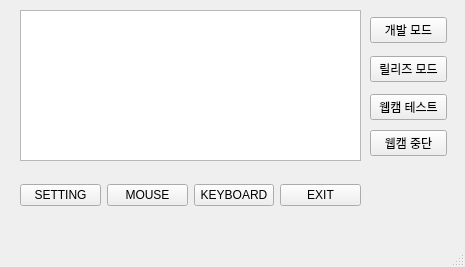
<?xml version="1.0" encoding="UTF-8"?>
<ui version="4.0">
 <class>MainWindow</class>
 <widget class="QMainWindow" name="MainWindow">
  <property name="geometry">
   <rect>
    <x>0</x>
    <y>0</y>
    <width>465</width>
    <height>267</height>
   </rect>
  </property>
  <property name="windowTitle">
   <string>MainWindow</string>
  </property>
  <widget class="QWidget" name="centralwidget">
   <widget class="QWidget" name="layoutWidget">
    <property name="geometry">
     <rect>
      <x>370</x>
      <y>90</y>
      <width>77</width>
      <height>71</height>
     </rect>
    </property>
    <layout class="QGridLayout" name="gridLayout_3">
     <item row="0" column="0">
      <widget class="QPushButton" name="Button_WebCam_Start">
       <property name="text">
        <string>웹캠 테스트</string>
       </property>
      </widget>
     </item>
     <item row="1" column="0">
      <widget class="QPushButton" name="Button_WebCam_Stop">
       <property name="text">
        <string>웹캠 중단</string>
       </property>
      </widget>
     </item>
    </layout>
   </widget>
   <widget class="QTextEdit" name="app_text_view">
    <property name="geometry">
     <rect>
      <x>20</x>
      <y>10</y>
      <width>341</width>
      <height>151</height>
     </rect>
    </property>
   </widget>
   <widget class="QWidget" name="layoutWidget_2">
    <property name="geometry">
     <rect>
      <x>20</x>
      <y>170</y>
      <width>341</width>
      <height>51</height>
     </rect>
    </property>
    <layout class="QGridLayout" name="gridLayout_2">
     <item row="0" column="0">
      <widget class="QPushButton" name="Button_Setting">
       <property name="text">
        <string>SETTING</string>
       </property>
      </widget>
     </item>
     <item row="0" column="1">
      <widget class="QPushButton" name="Button_Mouse">
       <property name="text">
        <string>MOUSE</string>
       </property>
      </widget>
     </item>
     <item row="0" column="2">
      <widget class="QPushButton" name="Button_Keyboard">
       <property name="text">
        <string>KEYBOARD</string>
       </property>
      </widget>
     </item>
     <item row="0" column="3">
      <widget class="QPushButton" name="Button_Exit">
       <property name="text">
        <string>EXIT</string>
       </property>
      </widget>
     </item>
    </layout>
   </widget>
   <widget class="QWidget" name="layoutWidget_3">
    <property name="geometry">
     <rect>
      <x>370</x>
      <y>10</y>
      <width>77</width>
      <height>81</height>
     </rect>
    </property>
    <layout class="QGridLayout" name="gridLayout">
     <item row="0" column="0">
      <widget class="QPushButton" name="Button_Dev_Mode">
       <property name="text">
        <string>개발 모드</string>
       </property>
      </widget>
     </item>
     <item row="1" column="0">
      <widget class="QPushButton" name="Button_Release_Mode">
       <property name="text">
        <string>릴리즈 모드</string>
       </property>
      </widget>
     </item>
    </layout>
   </widget>
  </widget>
  <widget class="QMenuBar" name="menubar">
   <property name="geometry">
    <rect>
     <x>0</x>
     <y>0</y>
     <width>465</width>
     <height>21</height>
    </rect>
   </property>
  </widget>
  <widget class="QStatusBar" name="statusbar"/>
 </widget>
 <resources/>
 <connections/>
</ui>
